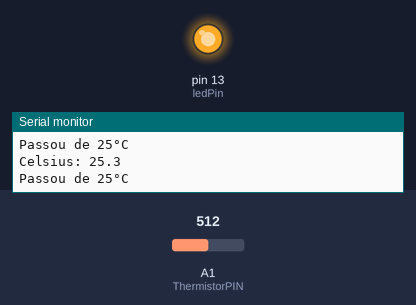
Recording of a sketch running on a simulated Arduino Uno, built with avr-gcc and run on an emulated ATmega328P. On the bench: output pins drawn as LEDs (lit = HIGH), the last lines printed to the serial monitor. Inputs (shaded band) come from the test bench; at power-on: A1 (ThermistorPIN) = 512.

Above: at 5.8 s.
5.9 s: A1 (ThermistorPIN) set to 497
At 11.1 s:
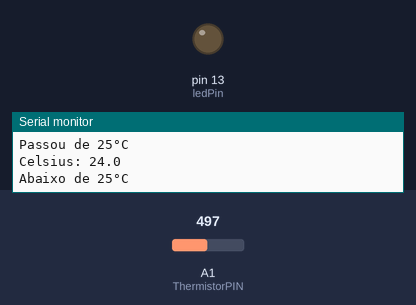
11.9 s: A1 (ThermistorPIN) set to 511
At 16.1 s:
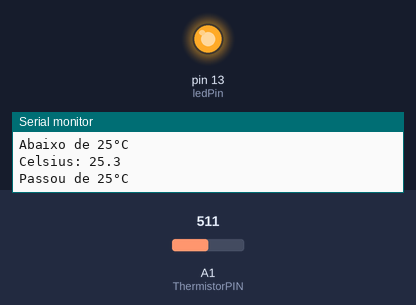
17.9 s: A1 (ThermistorPIN) set to 306
At 21.1 s:
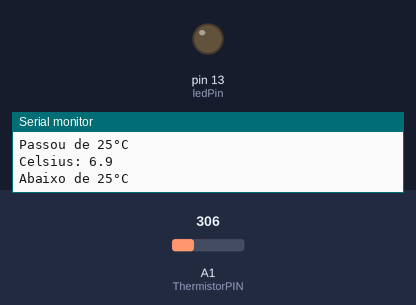
Timing chart, 0 to 22.6 s (numbered marks = the images above; inputs shaded):
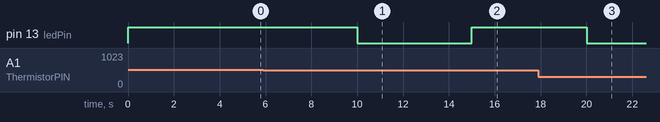

Measured:
- the behaviour switches between 509 and 508 on A1 (ThermistorPIN) (found by bisection; images 0 and 1)
- after the input at 5.9 s, pin 13 (ledPin): HIGH → LOW after 4.1 s
- after the input at 11.9 s, pin 13 (ledPin): LOW → HIGH after 3.1 s
- after the input at 17.9 s, pin 13 (ledPin): HIGH → LOW after 2.1 s

The sketch:

ThermistorTemp.ino
```cpp
#include <math.h>

#define ThermistorPIN 1                // Analog Pin 0
int limit = 25; //Define limite da temperatura para disparar evento

int ledPin = 13;

float vcc = 4.91;                       // only used for display purposes, if used set to the measured Vcc.

float pad = 9850;                       // balance/pad resistor value, set this to the measured resistance of your pad resistor

float thermr = 10000;                   // thermistor nominal resistance


float Thermistor(int RawADC) {

  long Resistance;

  float Temp;  // Dual-Purpose variable to save space.

  Resistance=((1024 * pad / RawADC) - pad);

  Temp = log(Resistance); // Saving the Log(resistance) so not to calculate  it 4 times later

  Temp = 1 / (0.001129148 + (0.000234125 * Temp) + (0.0000000876741 * Temp * Temp * Temp));

  Temp = Temp - 273.15;  // Convert Kelvin to Celsius

  return Temp;           // Return the Temperature

}


void setup() {

  Serial.begin(9600);

  pinMode(ledPin, OUTPUT);

}


void loop() {

  float temp;

  temp=Thermistor(analogRead(ThermistorPIN));       // read ADC and  convert it to Celsius

  Serial.print("Celsius: ");

  Serial.print(temp,1);                            // Mostra a temperatura em °C

  Serial.println("");

if (temp >= limit){

    digitalWrite(ledPin,HIGH);  //acende o led indicando que a temperatura ultrapassou o limite estabelecido

     Serial.println("Passou de 25°C");

     delay(5000);

  } else {

    digitalWrite(ledPin,LOW);  //apaga o led caso a temperatura esteja abaixo do estabelecido

    Serial.println("Abaixo de 25°C");

    delay(5000);

  }

}
```
